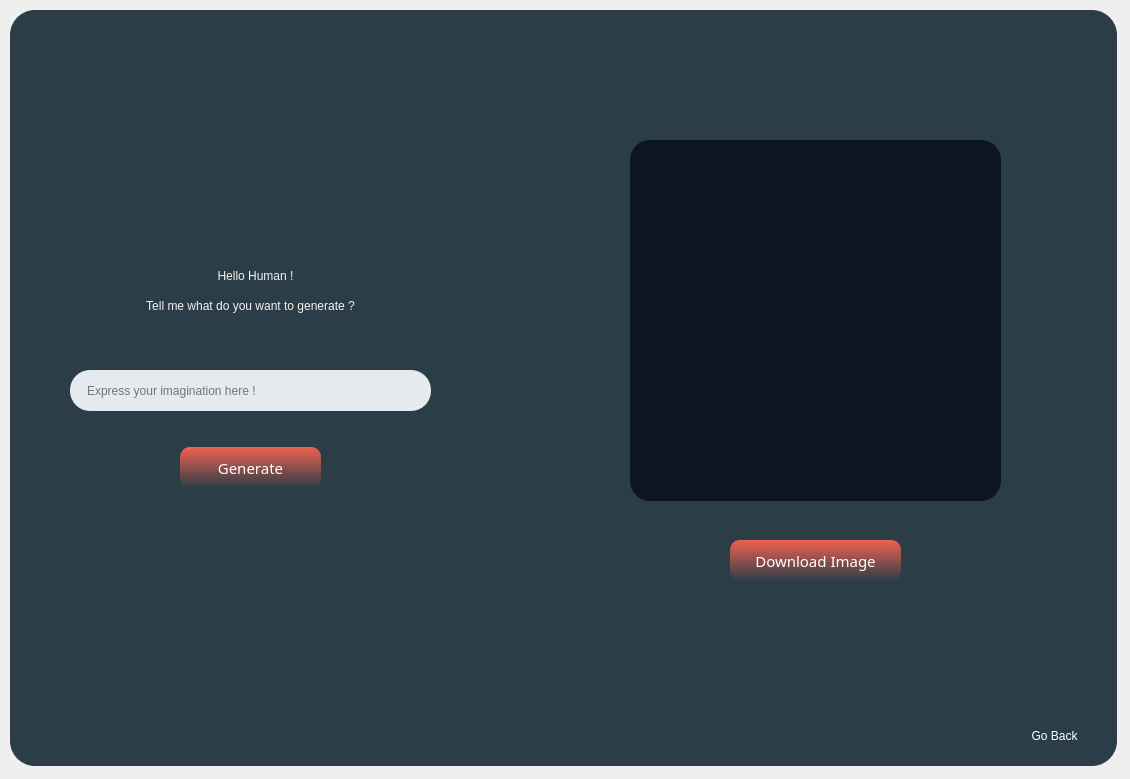
<?xml version="1.0" encoding="UTF-8"?>
<ui version="4.0">
 <class>MainWindow</class>
 <widget class="QMainWindow" name="MainWindow">
  <property name="geometry">
   <rect>
    <x>0</x>
    <y>0</y>
    <width>1130</width>
    <height>779</height>
   </rect>
  </property>
  <property name="windowTitle">
   <string>MainWindow</string>
  </property>
  <widget class="QWidget" name="centralwidget">
   <widget class="QFrame" name="MainFrame">
    <property name="geometry">
     <rect>
      <x>10</x>
      <y>10</y>
      <width>1107</width>
      <height>756</height>
     </rect>
    </property>
    <property name="styleSheet">
     <string notr="true">background-color: #2b3e47;
border-radius: 25px;</string>
    </property>
    <property name="frameShape">
     <enum>QFrame::StyledPanel</enum>
    </property>
    <property name="frameShadow">
     <enum>QFrame::Raised</enum>
    </property>
    <widget class="QFrame" name="circle1">
     <property name="geometry">
      <rect>
       <x>-90</x>
       <y>330</y>
       <width>351</width>
       <height>261</height>
      </rect>
     </property>
     <property name="styleSheet">
      <string notr="true">image: url(:/Images/Images/circle1.png);</string>
     </property>
     <property name="frameShape">
      <enum>QFrame::StyledPanel</enum>
     </property>
     <property name="frameShadow">
      <enum>QFrame::Raised</enum>
     </property>
    </widget>
    <widget class="QFrame" name="logo">
     <property name="geometry">
      <rect>
       <x>20</x>
       <y>10</y>
       <width>141</width>
       <height>51</height>
      </rect>
     </property>
     <property name="styleSheet">
      <string notr="true">image: url(:/Images/Images/logoAppWhite.png);</string>
     </property>
     <property name="frameShape">
      <enum>QFrame::StyledPanel</enum>
     </property>
     <property name="frameShadow">
      <enum>QFrame::Raised</enum>
     </property>
    </widget>
    <widget class="QFrame" name="circle2">
     <property name="geometry">
      <rect>
       <x>730</x>
       <y>30</y>
       <width>631</width>
       <height>761</height>
      </rect>
     </property>
     <property name="styleSheet">
      <string notr="true">image: url(:/Images/Images/circle1.png);
background-color: transparent;</string>
     </property>
     <property name="frameShape">
      <enum>QFrame::StyledPanel</enum>
     </property>
     <property name="frameShadow">
      <enum>QFrame::Raised</enum>
     </property>
     <widget class="QPushButton" name="GoBack">
      <property name="geometry">
       <rect>
        <x>254</x>
        <y>670</y>
        <width>121</width>
        <height>51</height>
       </rect>
      </property>
      <property name="cursor">
       <cursorShape>PointingHandCursor</cursorShape>
      </property>
      <property name="styleSheet">
       <string notr="true">background-color:transparent;
image:none;
color: #fff;
font: 11pt &quot;Futura Md BT&quot;;
</string>
      </property>
      <property name="text">
       <string>Go Back</string>
      </property>
     </widget>
    </widget>
    <widget class="QFrame" name="circle3">
     <property name="geometry">
      <rect>
       <x>310</x>
       <y>190</y>
       <width>211</width>
       <height>171</height>
      </rect>
     </property>
     <property name="styleSheet">
      <string notr="true">image: url(:/Images/Images/circle2.png);
background-color:transparent;</string>
     </property>
     <property name="frameShape">
      <enum>QFrame::StyledPanel</enum>
     </property>
     <property name="frameShadow">
      <enum>QFrame::Raised</enum>
     </property>
    </widget>
    <widget class="QFrame" name="circle4">
     <property name="geometry">
      <rect>
       <x>490</x>
       <y>360</y>
       <width>101</width>
       <height>61</height>
      </rect>
     </property>
     <property name="styleSheet">
      <string notr="true">image: url(:/Images/Images/circle2.png);
background-color:transparent;</string>
     </property>
     <property name="frameShape">
      <enum>QFrame::StyledPanel</enum>
     </property>
     <property name="frameShadow">
      <enum>QFrame::Raised</enum>
     </property>
    </widget>
    <widget class="QFrame" name="windowNav">
     <property name="geometry">
      <rect>
       <x>1000</x>
       <y>10</y>
       <width>100</width>
       <height>40</height>
      </rect>
     </property>
     <property name="maximumSize">
      <size>
       <width>100</width>
       <height>40</height>
      </size>
     </property>
     <property name="styleSheet">
      <string notr="true">background-color:transparent;</string>
     </property>
     <property name="frameShape">
      <enum>QFrame::WinPanel</enum>
     </property>
     <property name="frameShadow">
      <enum>QFrame::Raised</enum>
     </property>
     <layout class="QHBoxLayout" name="horizontalLayout_2">
      <property name="spacing">
       <number>5</number>
      </property>
      <property name="leftMargin">
       <number>0</number>
      </property>
      <property name="topMargin">
       <number>0</number>
      </property>
      <property name="rightMargin">
       <number>0</number>
      </property>
      <property name="bottomMargin">
       <number>0</number>
      </property>
      <item>
       <widget class="QPushButton" name="minimizeButton">
        <property name="maximumSize">
         <size>
          <width>30</width>
          <height>30</height>
         </size>
        </property>
        <property name="cursor">
         <cursorShape>PointingHandCursor</cursorShape>
        </property>
        <property name="text">
         <string/>
        </property>
        <property name="icon">
         <iconset resource="../image-classification-and-generation/HomeScreen/home_screen.qrc">
          <normaloff>:/Images/Images/minimize.png</normaloff>:/Images/Images/minimize.png</iconset>
        </property>
        <property name="iconSize">
         <size>
          <width>30</width>
          <height>30</height>
         </size>
        </property>
       </widget>
      </item>
      <item>
       <widget class="QPushButton" name="closeButton">
        <property name="maximumSize">
         <size>
          <width>50</width>
          <height>50</height>
         </size>
        </property>
        <property name="cursor">
         <cursorShape>PointingHandCursor</cursorShape>
        </property>
        <property name="text">
         <string/>
        </property>
        <property name="icon">
         <iconset resource="../image-classification-and-generation/HomeScreen/home_screen.qrc">
          <normaloff>:/Images/Images/close.png</normaloff>:/Images/Images/close.png</iconset>
        </property>
        <property name="iconSize">
         <size>
          <width>30</width>
          <height>30</height>
         </size>
        </property>
       </widget>
      </item>
     </layout>
    </widget>
    <widget class="QFrame" name="main_header">
     <property name="geometry">
      <rect>
       <x>0</x>
       <y>0</y>
       <width>1111</width>
       <height>131</height>
      </rect>
     </property>
     <property name="styleSheet">
      <string notr="true">background-color:transparent;</string>
     </property>
     <property name="frameShape">
      <enum>QFrame::StyledPanel</enum>
     </property>
     <property name="frameShadow">
      <enum>QFrame::Raised</enum>
     </property>
    </widget>
    <widget class="QFrame" name="robot">
     <property name="geometry">
      <rect>
       <x>10</x>
       <y>680</y>
       <width>61</width>
       <height>71</height>
      </rect>
     </property>
     <property name="styleSheet">
      <string notr="true">image: url(:/Images/Images/robot.png);
background-color:transparent;</string>
     </property>
     <property name="frameShape">
      <enum>QFrame::StyledPanel</enum>
     </property>
     <property name="frameShadow">
      <enum>QFrame::Raised</enum>
     </property>
    </widget>
    <widget class="QLabel" name="label">
     <property name="geometry">
      <rect>
       <x>620</x>
       <y>130</y>
       <width>371</width>
       <height>361</height>
      </rect>
     </property>
     <property name="layoutDirection">
      <enum>Qt::LeftToRight</enum>
     </property>
     <property name="autoFillBackground">
      <bool>false</bool>
     </property>
     <property name="styleSheet">
      <string notr="true">background-color: rgb(12, 22, 33);
border-radius : 20px;</string>
     </property>
     <property name="text">
      <string/>
     </property>
     <property name="pixmap">
      <pixmap resource="../image-classification-and-generation/HomeScreen/home_screen.qrc">:/Images/Images/robot.png</pixmap>
     </property>
     <property name="scaledContents">
      <bool>true</bool>
     </property>
     <property name="alignment">
      <set>Qt::AlignJustify|Qt::AlignVCenter</set>
     </property>
     <property name="wordWrap">
      <bool>true</bool>
     </property>
    </widget>
    <widget class="QLabel" name="generatingLabel">
     <property name="geometry">
      <rect>
       <x>140</x>
       <y>510</y>
       <width>201</width>
       <height>21</height>
      </rect>
     </property>
     <property name="font">
      <font>
       <family>Futura Md BT</family>
       <pointsize>10</pointsize>
       <weight>1</weight>
       <italic>false</italic>
       <bold>false</bold>
      </font>
     </property>
     <property name="styleSheet">
      <string notr="true">background-color:transparent;
color: rgb(255, 255, 255);
border: none;
font: 10 pt &quot;Futura Md BT&quot;;</string>
     </property>
     <property name="text">
      <string/>
     </property>
     <property name="alignment">
      <set>Qt::AlignCenter</set>
     </property>
    </widget>
    <widget class="QProgressBar" name="progressBar">
     <property name="geometry">
      <rect>
       <x>130</x>
       <y>550</y>
       <width>231</width>
       <height>21</height>
      </rect>
     </property>
     <property name="styleSheet">
      <string notr="true">QProgressBar{
	background-color:transparent;
	color:transparent;
	text-align:left;
}
QProgressBar::chunk{
	background-color:#f16150;
	border-radius:10px;
}</string>
     </property>
     <property name="value">
      <number>0</number>
     </property>
    </widget>
    <widget class="QLabel" name="loadingStatus">
     <property name="geometry">
      <rect>
       <x>250</x>
       <y>577</y>
       <width>201</width>
       <height>21</height>
      </rect>
     </property>
     <property name="font">
      <font>
       <family>Futura Md BT</family>
       <pointsize>7</pointsize>
      </font>
     </property>
     <property name="styleSheet">
      <string notr="true">background-color:transparent;
color: rgb(255, 255, 255);
border: none;</string>
     </property>
     <property name="text">
      <string/>
     </property>
     <property name="alignment">
      <set>Qt::AlignCenter</set>
     </property>
    </widget>
    <widget class="QPushButton" name="generateButton">
     <property name="geometry">
      <rect>
       <x>170</x>
       <y>437</y>
       <width>141</width>
       <height>41</height>
      </rect>
     </property>
     <property name="font">
      <font>
       <family>Futura Md BT</family>
       <pointsize>11</pointsize>
       <weight>50</weight>
       <italic>false</italic>
       <bold>false</bold>
      </font>
     </property>
     <property name="cursor">
      <cursorShape>PointingHandCursor</cursorShape>
     </property>
     <property name="styleSheet">
      <string notr="true">QPushButton{
	background-color: qlineargradient(spread:pad, x1:0, y1:1, x2:0, y2:0, stop:0 #2b3e47, stop:1 #f16150);
	color:#fff;
	border-radius:10px;
	font: 11pt &quot;Futura Md BT&quot;;
}
QPushButton:hover{
	background-color: qlineargradient(spread:pad, x1:0, y1:1, x2:0, y2:0, stop:0 rgb(63, 102, 120), stop:1 #f16150);
	color:#fff;
	border-radius:10px;
	font: 13pt &quot;Futura Md BT&quot;;
}
</string>
     </property>
     <property name="text">
      <string>Generate</string>
     </property>
    </widget>
    <widget class="QPushButton" name="downloadButton">
     <property name="geometry">
      <rect>
       <x>720</x>
       <y>530</y>
       <width>171</width>
       <height>41</height>
      </rect>
     </property>
     <property name="font">
      <font>
       <family>Futura Md BT</family>
       <pointsize>11</pointsize>
       <weight>50</weight>
       <italic>false</italic>
       <bold>false</bold>
      </font>
     </property>
     <property name="cursor">
      <cursorShape>PointingHandCursor</cursorShape>
     </property>
     <property name="styleSheet">
      <string notr="true">QPushButton{
	background-color: qlineargradient(spread:pad, x1:0, y1:1, x2:0, y2:0, stop:0 #2b3e47, stop:1 #f16150);
	color:#fff;
	border-radius:10px;
	font: 11pt &quot;Futura Md BT&quot;;
}
QPushButton:hover{
	background-color: qlineargradient(spread:pad, x1:0, y1:1, x2:0, y2:0, stop:0 rgb(63, 102, 120), stop:1 #f16150);
	color:#fff;
	border-radius:10px;
	font: 13pt &quot;Futura Md BT&quot;;
}
</string>
     </property>
     <property name="text">
      <string>Download Image</string>
     </property>
    </widget>
    <widget class="QLineEdit" name="generateInput">
     <property name="geometry">
      <rect>
       <x>60</x>
       <y>360</y>
       <width>361</width>
       <height>41</height>
      </rect>
     </property>
     <property name="styleSheet">
      <string notr="true">background-color: rgba(234, 239, 244, 247);
border : solid 2px rgb(34, 46, 59);
border-radius : 20px;
padding-left : 15px;</string>
     </property>
     <property name="text">
      <string/>
     </property>
     <property name="alignment">
      <set>Qt::AlignLeading|Qt::AlignLeft|Qt::AlignVCenter</set>
     </property>
     <property name="placeholderText">
      <string>Express your imagination here !</string>
     </property>
    </widget>
    <widget class="QLabel" name="questionText1">
     <property name="geometry">
      <rect>
       <x>190</x>
       <y>240</y>
       <width>111</width>
       <height>51</height>
      </rect>
     </property>
     <property name="layoutDirection">
      <enum>Qt::LeftToRight</enum>
     </property>
     <property name="styleSheet">
      <string notr="true">background-color: rgba(212, 221, 232, 0);
color: rgb(243, 243, 243);
font: 11pt &quot;Futura Md BT&quot;;
text-align : center;</string>
     </property>
     <property name="text">
      <string>Hello Human !</string>
     </property>
     <property name="alignment">
      <set>Qt::AlignCenter</set>
     </property>
    </widget>
    <widget class="QLabel" name="questionText1_2">
     <property name="geometry">
      <rect>
       <x>90</x>
       <y>270</y>
       <width>301</width>
       <height>51</height>
      </rect>
     </property>
     <property name="layoutDirection">
      <enum>Qt::LeftToRight</enum>
     </property>
     <property name="styleSheet">
      <string notr="true">background-color: rgba(212, 221, 232, 0);
color: rgb(243, 243, 243);
font: 11pt &quot;Futura Md BT&quot;;
text-align : center;</string>
     </property>
     <property name="text">
      <string>Tell me what do you want to generate ?</string>
     </property>
     <property name="alignment">
      <set>Qt::AlignCenter</set>
     </property>
    </widget>
    <zorder>logo</zorder>
    <zorder>circle1</zorder>
    <zorder>circle2</zorder>
    <zorder>circle3</zorder>
    <zorder>circle4</zorder>
    <zorder>main_header</zorder>
    <zorder>windowNav</zorder>
    <zorder>robot</zorder>
    <zorder>label</zorder>
    <zorder>generatingLabel</zorder>
    <zorder>progressBar</zorder>
    <zorder>loadingStatus</zorder>
    <zorder>generateButton</zorder>
    <zorder>downloadButton</zorder>
    <zorder>generateInput</zorder>
    <zorder>questionText1</zorder>
    <zorder>questionText1_2</zorder>
   </widget>
  </widget>
 </widget>
 <resources>
  <include location="../image-classification-and-generation/HomeScreen/home_screen.qrc"/>
 </resources>
 <connections/>
</ui>
